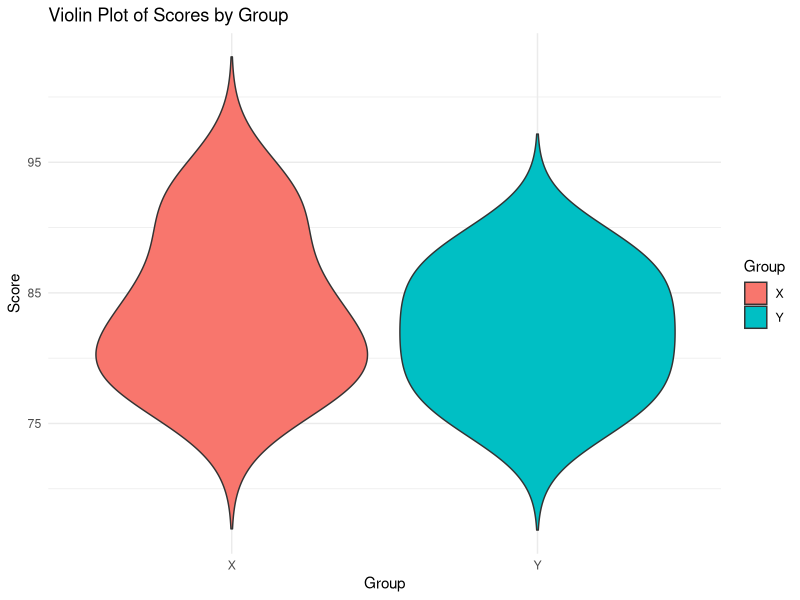

The R script that drew this image:
# Load necessary library
library(ggplot2)

# Sample data: Group and Scores
data <- data.frame(
  Group = c("X", "X", "X", "X", "Y", "Y", "Y", "Y"),
  Score = c(80, 85, 78, 92, 88, 76, 80, 84)
)

# Create a violin plot
ggplot(data, aes(x=Group, y=Score, fill=Group)) +
  geom_violin(trim=FALSE) +
  labs(title="Violin Plot of Scores by Group", x="Group", y="Score") +
  theme_minimal()
